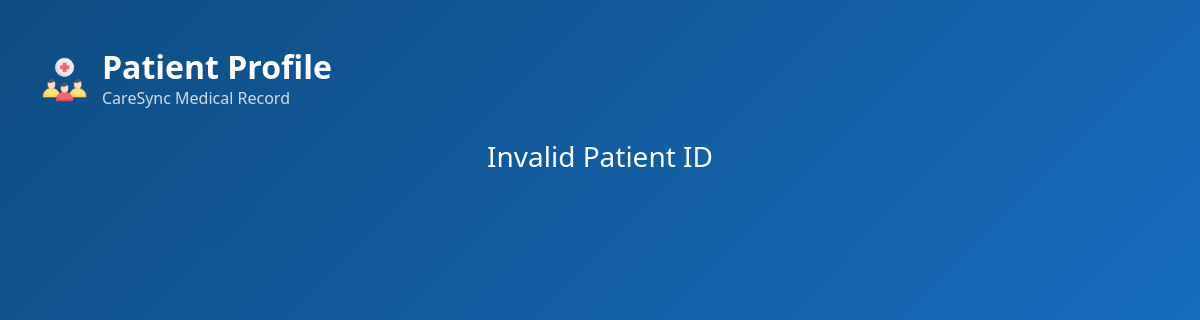
/Admin/view_patient.php?id=PAT-2026-003, run on an earlier commit of the app's database.
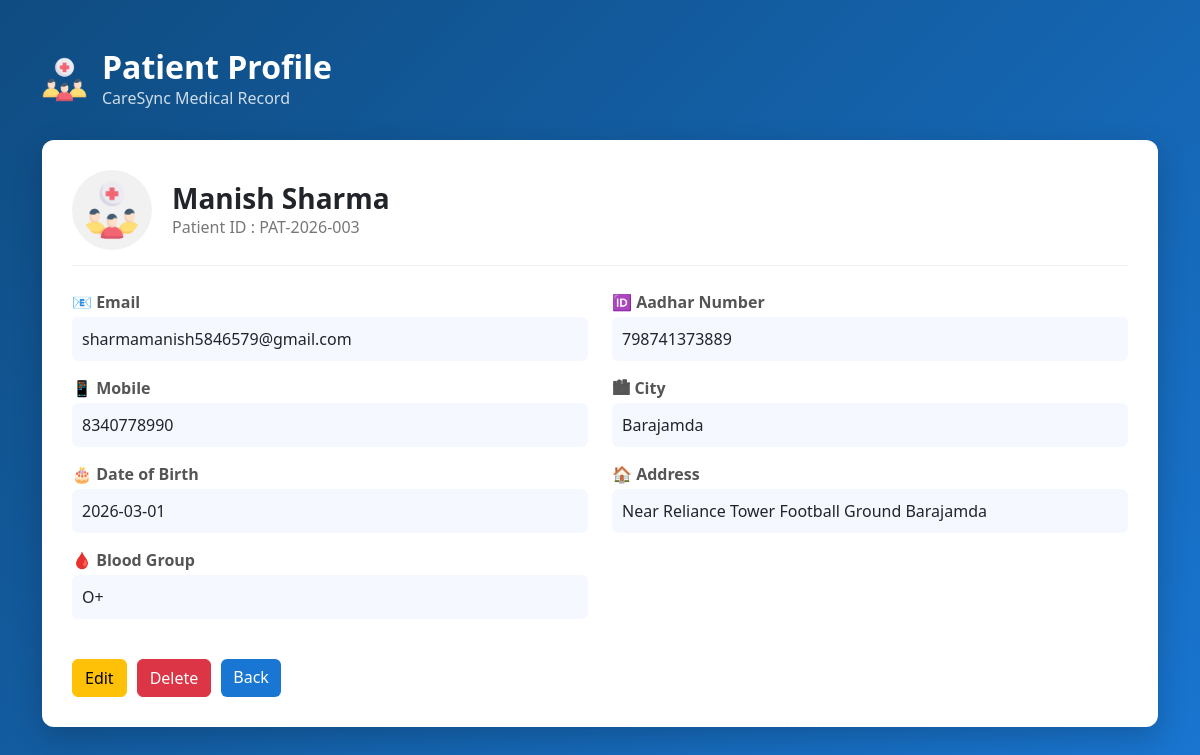
And on a later commit of the database.
### tables this page shows
CREATE TABLE `patients` (
  `id` int(11) NOT NULL,
  `patient_code` varchar(20) DEFAULT NULL,
  `full_name` varchar(100) DEFAULT NULL,
  `email` varchar(100) DEFAULT NULL,
  `mobile` varchar(10) DEFAULT NULL,
  `dob` date DEFAULT NULL,
  `gender` varchar(10) DEFAULT NULL,
  `aadhar` varchar(12) DEFAULT NULL,
  `blood_group` varchar(5) DEFAULT NULL,
  `city` varchar(50) DEFAULT NULL,
  `address` text DEFAULT NULL,
  `password` varchar(255) DEFAULT NULL,
  `created_at` timestamp NOT NULL DEFAULT current_timestamp()
);

### Admin/view_patient.php (the view, shortened to what this page needs)
<!DOCTYPE html>
<html lang="en">
<head>
    <link rel="stylesheet" href="../Bootstrap/bootstrap.min.css">
    <link rel="stylesheet" href="../styles/view_patient.css">
</head>
<body>
    <div class="container py-5">
        <div class="header-section">
            <img src="../icons/crowd.png" width="45">
            <div>
                <h2>Patient Profile</h2>
                <p>CareSync Medical Record</p>
            </div>
        </div>
        <?php
        require_once '../dbconnect.php';
        $id = $_GET['id'];
        $qry = "SELECT * FROM patients WHERE patient_code=?";
        $stmt = $conn->prepare($qry);
        $stmt->bind_param("i", $id);
        $stmt->execute();
        $result = $stmt->get_result();
        if ($result->num_rows > 0) {
            $data = $result->fetch_assoc();
            ?>
            <div class="patient-card">
                <div class="patient-top">
                    <div class="avatar">
                        <img src="../icons/crowd.png">
                    </div>
                    <div class="patient-name">
                        <h3>
                            <?php echo $data['full_name']; ?>
                        </h3>
                        <p>Patient ID :
                            <?php echo $id; ?>
                        </p>
                    </div>
                </div>
                <div class="row mt-4">
                    <div class="col-md-6">
                        <div class="info">
                            <span>📧 Email</span>
                            <p>
                                <?php echo $data['email']; ?>
                            </p>
                        </div>
                        <div class="info">
                            <span>📱 Mobile</span>
                            <p>
                                <?php echo $data['mobile']; ?>
                            </p>
                        </div>
                        <div class="info">
                            <span>🎂 Date of Birth</span>
                            <p>
                                <?php echo $data['dob']; ?>
                            </p>
                        </div>
                        <div class="info">
                            <span>🩸 Blood Group</span>
                            <p>
                                <?php echo $data['blood_group']; ?>
                            </p>
                        </div>
                    </div>
                    <div class="col-md-6">
                        <div class="info">
                            <span>🆔 Aadhar Number</span>
                            <p>
                                <?php echo $data['aadhar']; ?>
                            </p>
                        </div>
                        <div class="info">
                            <span>🏙 City</span>
                            <p>
                                <?php echo $data['city']; ?>
                            </p>
                        </div>
                        <div class="info">
                            <span>🏠 Address</span>
                            <p>
                                <?php echo $data['address']; ?>
                            </p>
                        </div>
                    </div>
                </div>
                <div class="btn-area">
                    <a href="edit_patient.php?id=<?php echo $id ?>" class="btn btn-warning">Edit</a>
                    <a href="delete_patient.php?id=<?php echo $id ?>" class="btn btn-danger">Delete</a>
                    <a href="manage_patient.php" class="btn btn-primary">Back</a>
                </div>
            </div>
            <?php
        } else {
            echo "<h3 class='text-white text-center'>Invalid Patient ID</h3>";
        }
        ?>
    </div>
</body>
</html>

What changed in the data, as far as the page shows it:
added patients: full_name "Manish Sharma", email "sharmamanish5846579@gmail.com", mobile "8340778990", dob "2026-03-01", blood_group "O+", aadhar "798741373889", city "Barajamda", address "Near Reliance Tower Football Ground Barajamda"
Also different on the page:
$id: (not shown) → "PAT-2026-003"
text no longer shown: "Invalid Patient ID"
text now shown: "Patient ID : 📧 Email 📱 Mobile 🎂 Date of Birth 🩸 Blood Group 🆔 Aadhar Number 🏙 City 🏠 Address Edit Delete Back"
